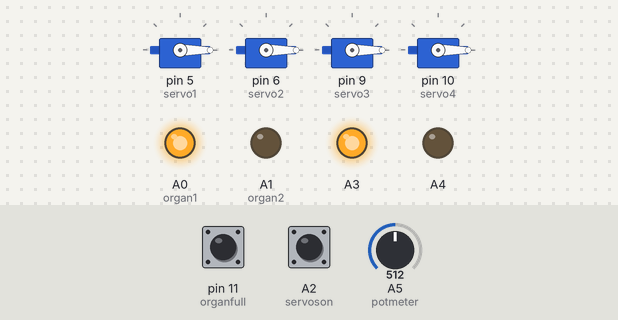
A sketch run on a simulated Arduino Uno, built with avr-gcc and run on an emulated ATmega328P. Parts: 4 × servo, output pins drawn as LEDs (lit = HIGH). Dashed ring = blinking. The test bench sets the inputs (shaded band); at power-on: A5 (potmeter) = 512, A2 (servoson) HIGH, pin 11 (organfull) HIGH. What the sketch prints to the serial monitor is not drawn.

Above: at 1.2 s.
1.3 s: A5 (potmeter) set to 306
At 2.6 s:
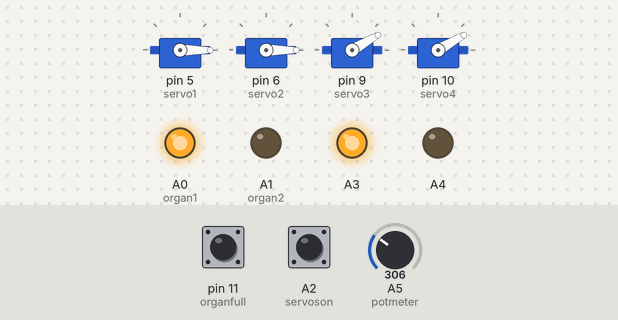
At 4.07 s:
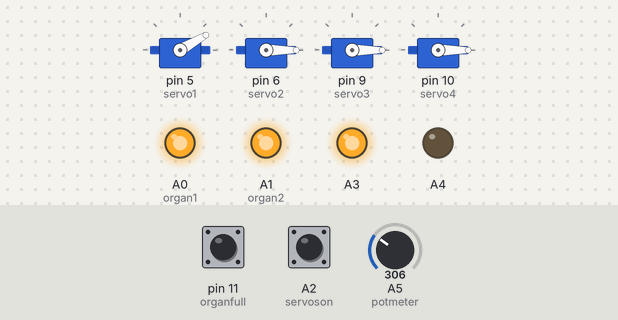
4.3 s: A5 (potmeter) set to 122
At 6.61 s:
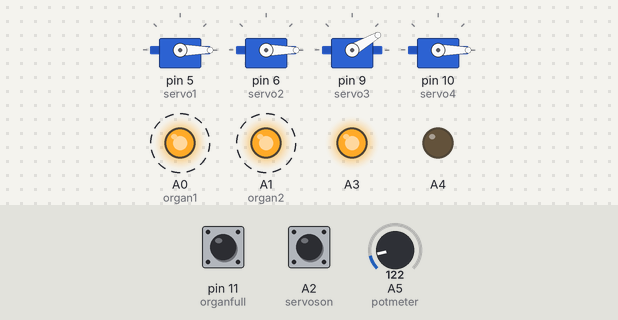
7.3 s: A2 (servoson) pulled LOW for 0.15 s
At 7.89 s:
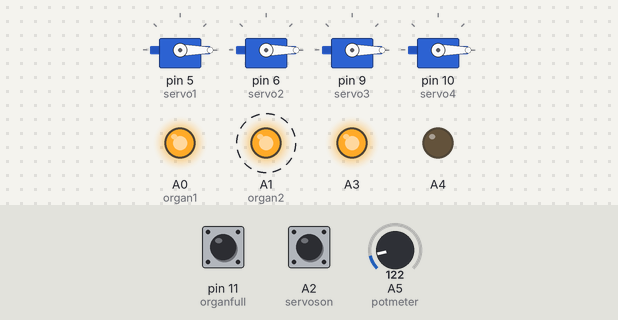
10.4 s: pin 11 (organfull) pulled LOW for 0.15 s
13.4 s: A5 (potmeter) set to 0
16.4 s: pin 11 (organfull) pulled LOW for 1 s
Timing chart, 0 to 24.1 s (numbered marks = the images above; inputs shaded):
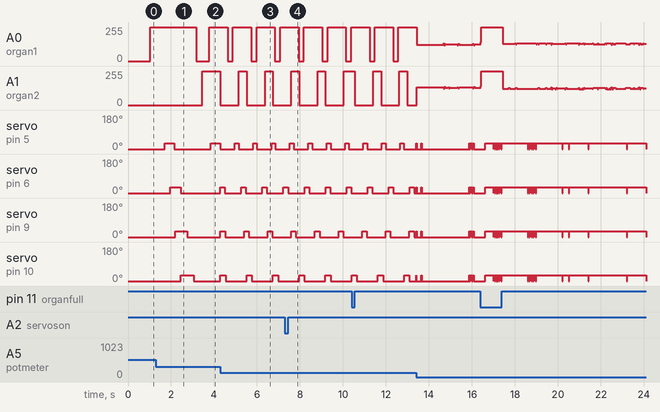

The sketch:

de_Fabriek_performance.ino
```cpp
#include <Servo.h>

#define potmeter A5
#define organ1 A0
#define organ2 A1

#define servoson A2
#define organfull 11

int timemod = 100;

Servo servo1;
Servo servo2;
Servo servo3;
Servo servo4;

int pos1 = 0;
int pos2 = 0;
int pos3 = 0;
int pos4 = 0;
unsigned long postimer1 = 0;
unsigned long postimer2 = 0;
unsigned long postimer3 = 0;
unsigned long postimer4 = 0;
int pos1time = 7;
int pos2time = 8;
int pos3time = 9;
int pos4time = 10;
float pos1ratio = 0.8;
float pos2ratio = 0.8;
float pos3ratio = 0.8;
float pos4ratio = 0.8;
int posmin = 0;
int posmax = 30;

int organPWMtime = 10;
unsigned long organ1PWMtimer = 0;
unsigned long organ2PWMtimer = 0;

boolean organ1state = false;
int organ1ontime = 7;
int organ1offtime = 2;
unsigned long organ1timer = 0;
float organ1level = 0.5;

boolean organ2state = true;
int organ2ontime = 3;
int organ2offtime = 7;
unsigned long organ2timer = 0;
float organ2level = 0.5;


int states = 4;

void setup() {

  //setup servos
  servo1.attach(5);
  servo2.attach(6);
  servo3.attach(9);
  servo4.attach(10);

  servo1.write(pos1);
  servo2.write(pos2);
  servo3.write(pos3);
  servo4.write(pos4);

  //setup potmeter
  pinMode(potmeter, INPUT);
  pinMode(A4, OUTPUT);
  digitalWrite(A4, LOW);
  pinMode(A3, OUTPUT);
  digitalWrite(A3, HIGH);

  //setup relays
  pinMode(organ1, OUTPUT);
  pinMode(organ2, OUTPUT);

  pinMode(servoson, INPUT_PULLUP);
  pinMode(organfull, INPUT_PULLUP);

  Serial.begin(115200);
  Serial.println("restarted!");
}

void loop() {
  generator();
}

void generator() {
  timemod = analogRead(potmeter);
  if (digitalRead(organfull))organs();
  else {
    digitalWrite(organ1, HIGH);
    digitalWrite(organ2, HIGH);
  }
  if (digitalRead(servoson))  servos();


}

void organs() {
  unsigned long currentMillis = millis();

  if (organ1state) {
    if (currentMillis - organ1timer > organ1ontime * timemod) {
      organ1timer = currentMillis;
      organ1state = false;
      digitalWrite(organ1, organ1state);
    }
  }  else {
    if (currentMillis - organ1timer > organ1offtime * timemod) {
      organ1timer = currentMillis;
      organ1state = true;
      digitalWrite(organ1, organ1state);
    }
  }

  if (organ2state) {
    if (currentMillis - organ2timer > organ2ontime * timemod) {
      organ2timer = currentMillis;
      organ2state = false;
      digitalWrite(organ2, organ2state);
    }
  }  else {
    if (currentMillis - organ2timer > organ2offtime * timemod) {
      organ2timer = currentMillis;
      organ2state = true;
      digitalWrite(organ2, organ2state);
    }
  }


}

void servos() {
  unsigned long currentMillis = millis();

  if (pos1 == posmin) {
    if (currentMillis - postimer1 > timemod * pos1time * pos1ratio) {
      postimer1 = currentMillis;
      pos1 = posmax;
    }
  }  else {
    if (currentMillis - postimer1 > timemod * pos1time * (1 - pos1ratio)) {
      postimer1 = currentMillis;
      pos1 = posmin;
    }
  }
  if (pos2 == posmin) {
    if (currentMillis - postimer2 > timemod * pos2time * pos2ratio) {
      postimer2 = currentMillis;
      pos2 = posmax;
    }
  }  else {
    if (currentMillis - postimer2 > timemod * pos2time * (1 - pos2ratio)) {
      postimer2 = currentMillis;
      pos2 = posmin;
    }
  }
  if (pos3 == posmin) {
    if (currentMillis - postimer3 > timemod * pos3time * pos3ratio) {
      postimer3 = currentMillis;
      pos3 = posmax;
    }
  }  else {
    if (currentMillis - postimer3 > timemod * pos3time * (1 - pos3ratio)) {
      postimer3 = currentMillis;
      pos3 = posmin;
    }
  }
  if (pos4 == posmin) {
    if (currentMillis - postimer4 > timemod * pos4time * pos4ratio) {
      postimer4 = currentMillis;
      pos4 = posmax;
    }
  }  else {
    if (currentMillis - postimer4 > timemod * pos4time * (1 - pos4ratio)) {
      postimer4 = currentMillis;
      pos4 = posmin;
    }
  }
  //Serial.println(pos1);
  servo1.write(pos1);
  servo2.write(pos2);
  servo3.write(pos3);
  servo4.write(pos4);
}
```

Measured:
- after the input at 1.3 s, A0 (organ1): 255/255 → 0/255 after 1.9 s, → 255/255 0.61 s later; A1 (organ2): 0/255 → 255/255 after 2.1 s; servo on pin 9 (servo3): 0° → 30° after 0.91 s instead of 2.4 s; servo on pin 10 (servo4): 0° → 30° after 1.2 s instead of 2.8 s
